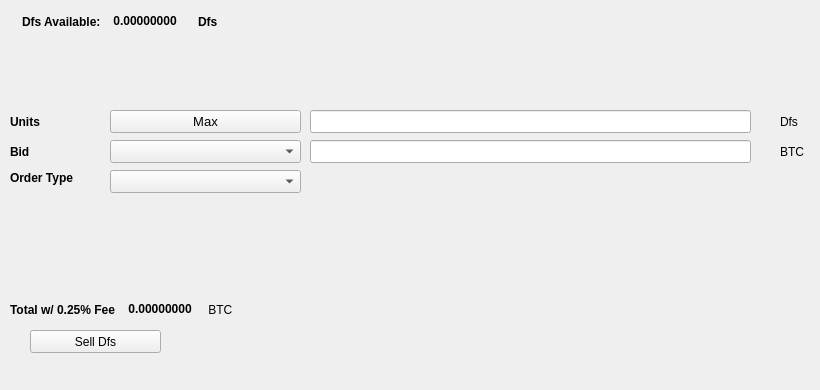
   <widget class="QWidget" name="SellTab">
    <attribute name="title">
     <string>Sell</string>
    </attribute>
    <widget class="QLabel" name="label_16">
     <property name="geometry">
      <rect>
       <x>780</x>
       <y>140</y>
       <width>31</width>
       <height>23</height>
      </rect>
     </property>
     <property name="text">
      <string>BTC</string>
     </property>
    </widget>
    <widget class="QComboBox" name="SellBidcomboBox">
     <property name="geometry">
      <rect>
       <x>110</x>
       <y>140</y>
       <width>191</width>
       <height>23</height>
      </rect>
     </property>
     <property name="font">
      <font>
       <pointsize>10</pointsize>
      </font>
     </property>
    </widget>
    <widget class="QLabel" name="label_18">
     <property name="geometry">
      <rect>
       <x>10</x>
       <y>110</y>
       <width>46</width>
       <height>23</height>
      </rect>
     </property>
     <property name="font">
      <font>
       <weight>75</weight>
       <bold>true</bold>
      </font>
     </property>
     <property name="text">
      <string>Units</string>
     </property>
    </widget>
    <widget class="QPushButton" name="Sell_Max_Amount">
     <property name="geometry">
      <rect>
       <x>110</x>
       <y>110</y>
       <width>191</width>
       <height>23</height>
      </rect>
     </property>
     <property name="font">
      <font>
       <pointsize>10</pointsize>
      </font>
     </property>
     <property name="text">
      <string>Max</string>
     </property>
    </widget>
    <widget class="QLabel" name="label_20">
     <property name="geometry">
      <rect>
       <x>10</x>
       <y>170</y>
       <width>91</width>
       <height>16</height>
      </rect>
     </property>
     <property name="font">
      <font>
       <weight>75</weight>
       <bold>true</bold>
      </font>
     </property>
     <property name="text">
      <string>Order Type</string>
     </property>
    </widget>
    <widget class="QComboBox" name="SellOrdertypeCombo">
     <property name="geometry">
      <rect>
       <x>110</x>
       <y>170</y>
       <width>191</width>
       <height>23</height>
      </rect>
     </property>
     <property name="font">
      <font>
       <pointsize>10</pointsize>
      </font>
     </property>
    </widget>
    <widget class="QLabel" name="label_21">
     <property name="geometry">
      <rect>
       <x>10</x>
       <y>140</y>
       <width>46</width>
       <height>23</height>
      </rect>
     </property>
     <property name="font">
      <font>
       <weight>75</weight>
       <bold>true</bold>
      </font>
     </property>
     <property name="text">
      <string>Bid</string>
     </property>
    </widget>
    <widget class="QLabel" name="label_22">
     <property name="geometry">
      <rect>
       <x>780</x>
       <y>110</y>
       <width>31</width>
       <height>23</height>
      </rect>
     </property>
     <property name="text">
      <string>Dfs</string>
     </property>
    </widget>
    <widget class="QLineEdit" name="UnitsInputDfs">
     <property name="geometry">
      <rect>
       <x>310</x>
       <y>110</y>
       <width>441</width>
       <height>23</height>
      </rect>
     </property>
     <property name="font">
      <font>
       <pointsize>9</pointsize>
       <weight>75</weight>
       <bold>true</bold>
      </font>
     </property>
    </widget>
    <widget class="QLineEdit" name="SellBidPriceEdit">
     <property name="geometry">
      <rect>
       <x>310</x>
       <y>140</y>
       <width>441</width>
       <height>23</height>
      </rect>
     </property>
     <property name="font">
      <font>
       <pointsize>9</pointsize>
       <weight>75</weight>
       <bold>true</bold>
      </font>
     </property>
    </widget>
    <widget class="QPushButton" name="SellDfsBTN">
     <property name="geometry">
      <rect>
       <x>30</x>
       <y>330</y>
       <width>131</width>
       <height>23</height>
      </rect>
     </property>
     <property name="text">
      <string>Sell Dfs</string>
     </property>
     <property name="icon">
      <iconset resource="../dfs">
       <normaloff>:/icons/bitcoin</normaloff>:/icons/bitcoin</iconset>
     </property>
    </widget>
    <widget class="QWidget" name="layoutWidget3">
     <property name="geometry">
      <rect>
       <x>22</x>
       <y>12</y>
       <width>258</width>
       <height>19</height>
      </rect>
     </property>
     <layout class="QHBoxLayout" name="horizontalLayout">
      <item>
       <widget class="QLabel" name="label232_2">
        <property name="font">
         <font>
          <weight>75</weight>
          <bold>true</bold>
         </font>
        </property>
        <property name="text">
         <string>Dfs Available:</string>
        </property>
       </widget>
      </item>
      <item>
       <widget class="QLabel" name="DfsAvailableLabel">
        <property name="palette">
         <palette>
          <active>
           <colorrole role="WindowText">
            <brush brushstyle="SolidPattern">
             <color alpha="255">
              <red>0</red>
              <green>0</green>
              <blue>0</blue>
             </color>
            </brush>
           </colorrole>
           <colorrole role="Button">
            <brush brushstyle="SolidPattern">
             <color alpha="255">
              <red>0</red>
              <green>170</green>
              <blue>0</blue>
             </color>
            </brush>
           </colorrole>
           <colorrole role="Light">
            <brush brushstyle="SolidPattern">
             <color alpha="255">
              <red>0</red>
              <green>255</green>
              <blue>0</blue>
             </color>
            </brush>
           </colorrole>
           <colorrole role="Midlight">
            <brush brushstyle="SolidPattern">
             <color alpha="255">
              <red>0</red>
              <green>212</green>
              <blue>0</blue>
             </color>
            </brush>
           </colorrole>
           <colorrole role="Dark">
            <brush brushstyle="SolidPattern">
             <color alpha="255">
              <red>0</red>
              <green>85</green>
              <blue>0</blue>
             </color>
            </brush>
           </colorrole>
           <colorrole role="Mid">
            <brush brushstyle="SolidPattern">
             <color alpha="255">
              <red>0</red>
              <green>113</green>
              <blue>0</blue>
             </color>
            </brush>
           </colorrole>
           <colorrole role="Text">
            <brush brushstyle="SolidPattern">
             <color alpha="255">
              <red>0</red>
              <green>170</green>
              <blue>0</blue>
             </color>
            </brush>
           </colorrole>
           <colorrole role="BrightText">
            <brush brushstyle="SolidPattern">
             <color alpha="255">
              <red>255</red>
              <green>255</green>
              <blue>255</blue>
             </color>
            </brush>
           </colorrole>
           <colorrole role="ButtonText">
            <brush brushstyle="SolidPattern">
             <color alpha="255">
              <red>0</red>
              <green>0</green>
              <blue>0</blue>
             </color>
            </brush>
           </colorrole>
           <colorrole role="Base">
            <brush brushstyle="SolidPattern">
             <color alpha="255">
              <red>255</red>
              <green>255</green>
              <blue>255</blue>
             </color>
            </brush>
           </colorrole>
           <colorrole role="Window">
            <brush brushstyle="SolidPattern">
             <color alpha="255">
              <red>0</red>
              <green>170</green>
              <blue>0</blue>
             </color>
            </brush>
           </colorrole>
           <colorrole role="Shadow">
            <brush brushstyle="SolidPattern">
             <color alpha="255">
              <red>0</red>
              <green>0</green>
              <blue>0</blue>
             </color>
            </brush>
           </colorrole>
           <colorrole role="AlternateBase">
            <brush brushstyle="SolidPattern">
             <color alpha="255">
              <red>127</red>
              <green>212</green>
              <blue>127</blue>
             </color>
            </brush>
           </colorrole>
           <colorrole role="ToolTipBase">
            <brush brushstyle="SolidPattern">
             <color alpha="255">
              <red>255</red>
              <green>255</green>
              <blue>220</blue>
             </color>
            </brush>
           </colorrole>
           <colorrole role="ToolTipText">
            <brush brushstyle="SolidPattern">
             <color alpha="255">
              <red>0</red>
              <green>0</green>
              <blue>0</blue>
             </color>
            </brush>
           </colorrole>
          </active>
          <inactive>
           <colorrole role="WindowText">
            <brush brushstyle="SolidPattern">
             <color alpha="255">
              <red>0</red>
              <green>0</green>
              <blue>0</blue>
             </color>
            </brush>
           </colorrole>
           <colorrole role="Button">
            <brush brushstyle="SolidPattern">
             <color alpha="255">
              <red>0</red>
              <green>170</green>
              <blue>0</blue>
             </color>
            </brush>
           </colorrole>
           <colorrole role="Light">
            <brush brushstyle="SolidPattern">
             <color alpha="255">
              <red>0</red>
              <green>255</green>
              <blue>0</blue>
             </color>
            </brush>
           </colorrole>
           <colorrole role="Midlight">
            <brush brushstyle="SolidPattern">
             <color alpha="255">
              <red>0</red>
              <green>212</green>
              <blue>0</blue>
             </color>
            </brush>
           </colorrole>
           <colorrole role="Dark">
            <brush brushstyle="SolidPattern">
             <color alpha="255">
              <red>0</red>
              <green>85</green>
              <blue>0</blue>
             </color>
            </brush>
           </colorrole>
           <colorrole role="Mid">
            <brush brushstyle="SolidPattern">
             <color alpha="255">
              <red>0</red>
              <green>113</green>
              <blue>0</blue>
             </color>
            </brush>
           </colorrole>
           <colorrole role="Text">
            <brush brushstyle="SolidPattern">
             <color alpha="255">
              <red>0</red>
              <green>170</green>
              <blue>0</blue>
             </color>
            </brush>
           </colorrole>
           <colorrole role="BrightText">
            <brush brushstyle="SolidPattern">
             <color alpha="255">
              <red>255</red>
              <green>255</green>
              <blue>255</blue>
             </color>
            </brush>
           </colorrole>
           <colorrole role="ButtonText">
            <brush brushstyle="SolidPattern">
             <color alpha="255">
              <red>0</red>
              <green>0</green>
              <blue>0</blue>
             </color>
            </brush>
           </colorrole>
           <colorrole role="Base">
            <brush brushstyle="SolidPattern">
             <color alpha="255">
              <red>255</red>
              <green>255</green>
              <blue>255</blue>
             </color>
            </brush>
           </colorrole>
           <colorrole role="Window">
            <brush brushstyle="SolidPattern">
             <color alpha="255">
              <red>0</red>
              <green>170</green>
              <blue>0</blue>
             </color>
            </brush>
           </colorrole>
           <colorrole role="Shadow">
            <brush brushstyle="SolidPattern">
             <color alpha="255">
              <red>0</red>
              <green>0</green>
              <blue>0</blue>
             </color>
            </brush>
           </colorrole>
           <colorrole role="AlternateBase">
            <brush brushstyle="SolidPattern">
             <color alpha="255">
              <red>127</red>
              <green>212</green>
              <blue>127</blue>
             </color>
            </brush>
           </colorrole>
           <colorrole role="ToolTipBase">
            <brush brushstyle="SolidPattern">
             <color alpha="255">
              <red>255</red>
              <green>255</green>
              <blue>220</blue>
             </color>
            </brush>
           </colorrole>
           <colorrole role="ToolTipText">
            <brush brushstyle="SolidPattern">
             <color alpha="255">
              <red>0</red>
              <green>0</green>
              <blue>0</blue>
             </color>
            </brush>
           </colorrole>
          </inactive>
          <disabled>
           <colorrole role="WindowText">
            <brush brushstyle="SolidPattern">
             <color alpha="255">
              <red>0</red>
              <green>85</green>
              <blue>0</blue>
             </color>
            </brush>
           </colorrole>
           <colorrole role="Button">
            <brush brushstyle="SolidPattern">
             <color alpha="255">
              <red>0</red>
              <green>170</green>
              <blue>0</blue>
             </color>
            </brush>
           </colorrole>
           <colorrole role="Light">
            <brush brushstyle="SolidPattern">
             <color alpha="255">
              <red>0</red>
              <green>255</green>
              <blue>0</blue>
             </color>
            </brush>
           </colorrole>
           <colorrole role="Midlight">
            <brush brushstyle="SolidPattern">
             <color alpha="255">
              <red>0</red>
              <green>212</green>
              <blue>0</blue>
             </color>
            </brush>
           </colorrole>
           <colorrole role="Dark">
            <brush brushstyle="SolidPattern">
             <color alpha="255">
              <red>0</red>
              <green>85</green>
              <blue>0</blue>
             </color>
            </brush>
           </colorrole>
           <colorrole role="Mid">
            <brush brushstyle="SolidPattern">
             <color alpha="255">
              <red>0</red>
              <green>113</green>
              <blue>0</blue>
             </color>
            </brush>
           </colorrole>
           <colorrole role="Text">
            <brush brushstyle="SolidPattern">
             <color alpha="255">
              <red>0</red>
              <green>85</green>
              <blue>0</blue>
             </color>
            </brush>
           </colorrole>
           <colorrole role="BrightText">
            <brush brushstyle="SolidPattern">
             <color alpha="255">
              <red>255</red>
              <green>255</green>
              <blue>255</blue>
             </color>
            </brush>
           </colorrole>
           <colorrole role="ButtonText">
            <brush brushstyle="SolidPattern">
             <color alpha="255">
              <red>0</red>
              <green>85</green>
              <blue>0</blue>
             </color>
            </brush>
           </colorrole>
           <colorrole role="Base">
            <brush brushstyle="SolidPattern">
             <color alpha="255">
              <red>0</red>
              <green>170</green>
              <blue>0</blue>
             </color>
            </brush>
           </colorrole>
           <colorrole role="Window">
            <brush brushstyle="SolidPattern">
             <color alpha="255">
              <red>0</red>
              <green>170</green>
              <blue>0</blue>
             </color>
            </brush>
           </colorrole>
           <colorrole role="Shadow">
            <brush brushstyle="SolidPattern">
             <color alpha="255">
              <red>0</red>
              <green>0</green>
              <blue>0</blue>
             </color>
            </brush>
           </colorrole>
           <colorrole role="AlternateBase">
            <brush brushstyle="SolidPattern">
             <color alpha="255">
              <red>0</red>
              <green>170</green>
              <blue>0</blue>
             </color>
            </brush>
           </colorrole>
           <colorrole role="ToolTipBase">
            <brush brushstyle="SolidPattern">
             <color alpha="255">
              <red>255</red>
              <green>255</green>
              <blue>220</blue>
             </color>
            </brush>
           </colorrole>
           <colorrole role="ToolTipText">
            <brush brushstyle="SolidPattern">
             <color alpha="255">
              <red>0</red>
              <green>0</green>
              <blue>0</blue>
             </color>
            </brush>
           </colorrole>
          </disabled>
         </palette>
        </property>
        <property name="font">
         <font>
          <weight>75</weight>
          <bold>true</bold>
         </font>
        </property>
        <property name="text">
         <string> 0.00000000 </string>
        </property>
        <property name="textInteractionFlags">
         <set>Qt::LinksAccessibleByMouse|Qt::TextSelectableByKeyboard|Qt::TextSelectableByMouse</set>
        </property>
       </widget>
      </item>
      <item>
       <widget class="QLabel" name="labelDfs">
        <property name="font">
         <font>
          <weight>75</weight>
          <bold>true</bold>
         </font>
        </property>
        <property name="text">
         <string>Dfs</string>
        </property>
       </widget>
      </item>
     </layout>
    </widget>
    <widget class="QWidget" name="layoutWidget">
     <property name="geometry">
      <rect>
       <x>10</x>
       <y>300</y>
       <width>268</width>
       <height>19</height>
      </rect>
     </property>
     <layout class="QHBoxLayout" name="horizontalLayout_2">
      <item>
       <widget class="QLabel" name="label_19">
        <property name="font">
         <font>
          <weight>75</weight>
          <bold>true</bold>
         </font>
        </property>
        <property name="text">
         <string>Total w/ 0.25% Fee </string>
        </property>
       </widget>
      </item>
      <item>
       <widget class="QLabel" name="SellCostLabel">
        <property name="palette">
         <palette>
          <active>
           <colorrole role="WindowText">
            <brush brushstyle="SolidPattern">
             <color alpha="255">
              <red>0</red>
              <green>0</green>
              <blue>0</blue>
             </color>
            </brush>
           </colorrole>
           <colorrole role="Button">
            <brush brushstyle="SolidPattern">
             <color alpha="255">
              <red>0</red>
              <green>170</green>
              <blue>0</blue>
             </color>
            </brush>
           </colorrole>
           <colorrole role="Light">
            <brush brushstyle="SolidPattern">
             <color alpha="255">
              <red>0</red>
              <green>255</green>
              <blue>0</blue>
             </color>
            </brush>
           </colorrole>
           <colorrole role="Midlight">
            <brush brushstyle="SolidPattern">
             <color alpha="255">
              <red>0</red>
              <green>212</green>
              <blue>0</blue>
             </color>
            </brush>
           </colorrole>
           <colorrole role="Dark">
            <brush brushstyle="SolidPattern">
             <color alpha="255">
              <red>0</red>
              <green>85</green>
              <blue>0</blue>
             </color>
            </brush>
           </colorrole>
           <colorrole role="Mid">
            <brush brushstyle="SolidPattern">
             <color alpha="255">
              <red>0</red>
              <green>113</green>
              <blue>0</blue>
             </color>
            </brush>
           </colorrole>
           <colorrole role="Text">
            <brush brushstyle="SolidPattern">
             <color alpha="255">
              <red>0</red>
              <green>170</green>
              <blue>0</blue>
             </color>
            </brush>
           </colorrole>
           <colorrole role="BrightText">
            <brush brushstyle="SolidPattern">
             <color alpha="255">
              <red>255</red>
              <green>255</green>
              <blue>255</blue>
             </color>
            </brush>
           </colorrole>
           <colorrole role="ButtonText">
            <brush brushstyle="SolidPattern">
             <color alpha="255">
              <red>0</red>
              <green>0</green>
              <blue>0</blue>
             </color>
            </brush>
           </colorrole>
           <colorrole role="Base">
            <brush brushstyle="SolidPattern">
             <color alpha="255">
              <red>255</red>
              <green>255</green>
              <blue>255</blue>
             </color>
            </brush>
           </colorrole>
           <colorrole role="Window">
            <brush brushstyle="SolidPattern">
             <color alpha="255">
              <red>0</red>
              <green>170</green>
              <blue>0</blue>
             </color>
            </brush>
           </colorrole>
           <colorrole role="Shadow">
            <brush brushstyle="SolidPattern">
             <color alpha="255">
              <red>0</red>
              <green>0</green>
              <blue>0</blue>
             </color>
            </brush>
           </colorrole>
           <colorrole role="AlternateBase">
            <brush brushstyle="SolidPattern">
             <color alpha="255">
              <red>127</red>
              <green>212</green>
              <blue>127</blue>
             </color>
            </brush>
           </colorrole>
           <colorrole role="ToolTipBase">
            <brush brushstyle="SolidPattern">
             <color alpha="255">
              <red>255</red>
              <green>255</green>
              <blue>220</blue>
             </color>
            </brush>
           </colorrole>
           <colorrole role="ToolTipText">
            <brush brushstyle="SolidPattern">
             <color alpha="255">
              <red>0</red>
              <green>0</green>
              <blue>0</blue>
             </color>
            </brush>
           </colorrole>
          </active>
          <inactive>
           <colorrole role="WindowText">
            <brush brushstyle="SolidPattern">
             <color alpha="255">
              <red>0</red>
              <green>0</green>
              <blue>0</blue>
             </color>
            </brush>
           </colorrole>
           <colorrole role="Button">
            <brush brushstyle="SolidPattern">
             <color alpha="255">
              <red>0</red>
              <green>170</green>
              <blue>0</blue>
             </color>
            </brush>
           </colorrole>
           <colorrole role="Light">
            <brush brushstyle="SolidPattern">
             <color alpha="255">
              <red>0</red>
              <green>255</green>
              <blue>0</blue>
             </color>
            </brush>
           </colorrole>
           <colorrole role="Midlight">
            <brush brushstyle="SolidPattern">
             <color alpha="255">
              <red>0</red>
              <green>212</green>
              <blue>0</blue>
             </color>
            </brush>
           </colorrole>
           <colorrole role="Dark">
            <brush brushstyle="SolidPattern">
             <color alpha="255">
              <red>0</red>
              <green>85</green>
              <blue>0</blue>
             </color>
            </brush>
           </colorrole>
           <colorrole role="Mid">
            <brush brushstyle="SolidPattern">
             <color alpha="255">
              <red>0</red>
              <green>113</green>
              <blue>0</blue>
             </color>
            </brush>
           </colorrole>
           <colorrole role="Text">
            <brush brushstyle="SolidPattern">
             <color alpha="255">
              <red>0</red>
              <green>170</green>
              <blue>0</blue>
             </color>
            </brush>
           </colorrole>
           <colorrole role="BrightText">
            <brush brushstyle="SolidPattern">
             <color alpha="255">
              <red>255</red>
              <green>255</green>
              <blue>255</blue>
             </color>
            </brush>
           </colorrole>
           <colorrole role="ButtonText">
            <brush brushstyle="SolidPattern">
             <color alpha="255">
              <red>0</red>
              <green>0</green>
              <blue>0</blue>
             </color>
            </brush>
           </colorrole>
           <colorrole role="Base">
            <brush brushstyle="SolidPattern">
             <color alpha="255">
              <red>255</red>
              <green>255</green>
              <blue>255</blue>
             </color>
            </brush>
           </colorrole>
           <colorrole role="Window">
            <brush brushstyle="SolidPattern">
             <color alpha="255">
              <red>0</red>
              <green>170</green>
              <blue>0</blue>
             </color>
            </brush>
           </colorrole>
           <colorrole role="Shadow">
            <brush brushstyle="SolidPattern">
             <color alpha="255">
              <red>0</red>
              <green>0</green>
              <blue>0</blue>
             </color>
            </brush>
           </colorrole>
           <colorrole role="AlternateBase">
            <brush brushstyle="SolidPattern">
             <color alpha="255">
              <red>127</red>
              <green>212</green>
              <blue>127</blue>
             </color>
            </brush>
           </colorrole>
           <colorrole role="ToolTipBase">
            <brush brushstyle="SolidPattern">
             <color alpha="255">
              <red>255</red>
              <green>255</green>
              <blue>220</blue>
             </color>
            </brush>
           </colorrole>
           <colorrole role="ToolTipText">
            <brush brushstyle="SolidPattern">
             <color alpha="255">
              <red>0</red>
              <green>0</green>
              <blue>0</blue>
             </color>
            </brush>
           </colorrole>
          </inactive>
          <disabled>
           <colorrole role="WindowText">
            <brush brushstyle="SolidPattern">
             <color alpha="255">
              <red>0</red>
              <green>85</green>
              <blue>0</blue>
             </color>
            </brush>
           </colorrole>
           <colorrole role="Button">
            <brush brushstyle="SolidPattern">
             <color alpha="255">
              <red>0</red>
              <green>170</green>
              <blue>0</blue>
             </color>
            </brush>
           </colorrole>
           <colorrole role="Light">
            <brush brushstyle="SolidPattern">
             <color alpha="255">
              <red>0</red>
              <green>255</green>
              <blue>0</blue>
             </color>
            </brush>
           </colorrole>
           <colorrole role="Midlight">
            <brush brushstyle="SolidPattern">
             <color alpha="255">
              <red>0</red>
              <green>212</green>
              <blue>0</blue>
             </color>
            </brush>
           </colorrole>
           <colorrole role="Dark">
            <brush brushstyle="SolidPattern">
             <color alpha="255">
              <red>0</red>
              <green>85</green>
              <blue>0</blue>
             </color>
            </brush>
           </colorrole>
           <colorrole role="Mid">
            <brush brushstyle="SolidPattern">
             <color alpha="255">
              <red>0</red>
              <green>113</green>
              <blue>0</blue>
             </color>
            </brush>
           </colorrole>
           <colorrole role="Text">
            <brush brushstyle="SolidPattern">
             <color alpha="255">
              <red>0</red>
              <green>85</green>
              <blue>0</blue>
             </color>
            </brush>
           </colorrole>
           <colorrole role="BrightText">
            <brush brushstyle="SolidPattern">
             <color alpha="255">
              <red>255</red>
              <green>255</green>
              <blue>255</blue>
             </color>
            </brush>
           </colorrole>
           <colorrole role="ButtonText">
            <brush brushstyle="SolidPattern">
             <color alpha="255">
              <red>0</red>
              <green>85</green>
              <blue>0</blue>
             </color>
            </brush>
           </colorrole>
           <colorrole role="Base">
            <brush brushstyle="SolidPattern">
             <color alpha="255">
              <red>0</red>
              <green>170</green>
              <blue>0</blue>
             </color>
            </brush>
           </colorrole>
           <colorrole role="Window">
            <brush brushstyle="SolidPattern">
             <color alpha="255">
              <red>0</red>
              <green>170</green>
              <blue>0</blue>
             </color>
            </brush>
           </colorrole>
           <colorrole role="Shadow">
            <brush brushstyle="SolidPattern">
             <color alpha="255">
              <red>0</red>
              <green>0</green>
              <blue>0</blue>
             </color>
            </brush>
           </colorrole>
           <colorrole role="AlternateBase">
            <brush brushstyle="SolidPattern">
             <color alpha="255">
              <red>0</red>
              <green>170</green>
              <blue>0</blue>
             </color>
            </brush>
           </colorrole>
           <colorrole role="ToolTipBase">
            <brush brushstyle="SolidPattern">
             <color alpha="255">
              <red>255</red>
              <green>255</green>
              <blue>220</blue>
             </color>
            </brush>
           </colorrole>
           <colorrole role="ToolTipText">
            <brush brushstyle="SolidPattern">
             <color alpha="255">
              <red>0</red>
              <green>0</green>
              <blue>0</blue>
             </color>
            </brush>
           </colorrole>
          </disabled>
         </palette>
        </property>
        <property name="font">
         <font>
          <weight>75</weight>
          <bold>true</bold>
         </font>
        </property>
        <property name="autoFillBackground">
         <bool>false</bool>
        </property>
        <property name="text">
         <string> 0.00000000</string>
        </property>
        <property name="textInteractionFlags">
         <set>Qt::LinksAccessibleByMouse|Qt::TextSelectableByMouse</set>
        </property>
       </widget>
      </item>
      <item>
       <widget class="QLabel" name="label_17">
        <property name="font">
         <font>
          <weight>50</weight>
          <bold>false</bold>
         </font>
        </property>
        <property name="text">
         <string> BTC</string>
        </property>
       </widget>
      </item>
     </layout>
    </widget>
    <widget class="QLabel" name="label_23">
     <property name="geometry">
      <rect>
       <x>460</x>
       <y>300</y>
       <width>281</width>
       <height>81</height>
      </rect>
     </property>
     <property name="text">
      <string/>
     </property>
     <property name="pixmap">
      <pixmap>:/images/bittrex</pixmap>
     </property>
    </widget>
   </widget>
